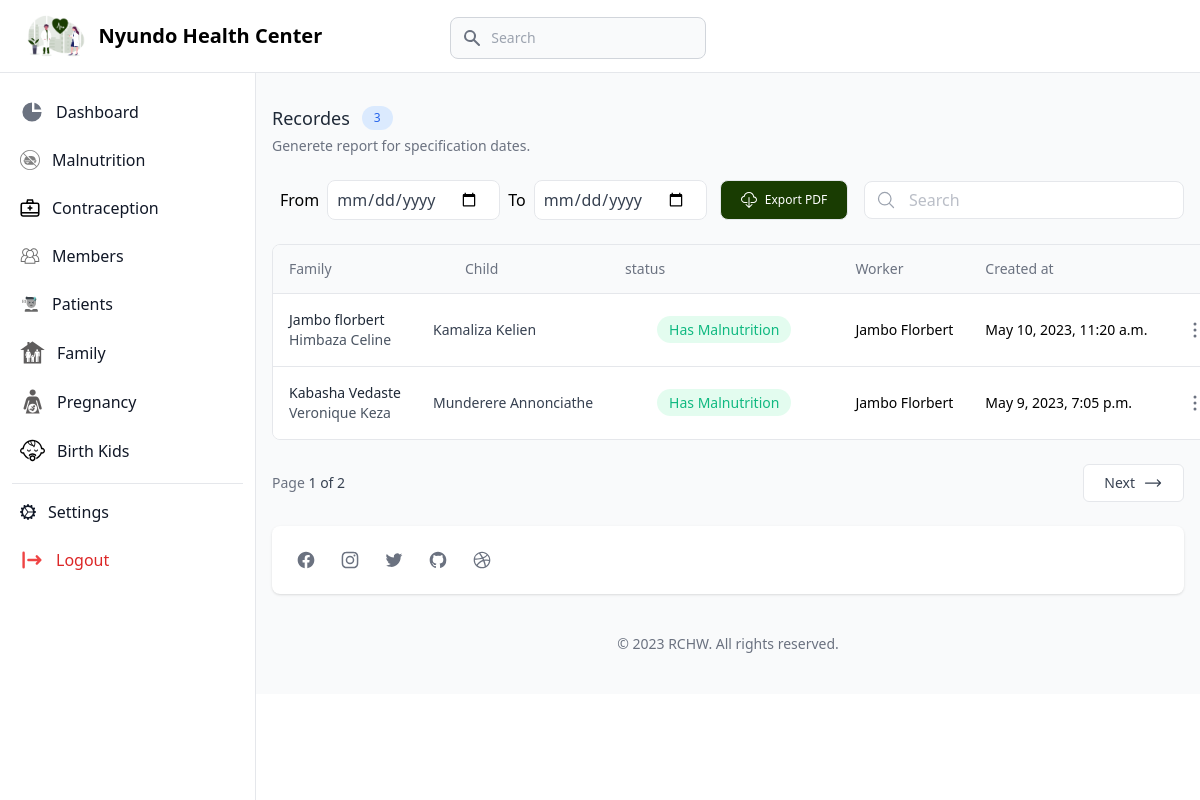
The page /malnutrition/ (signed in) on the database as committed earlier.
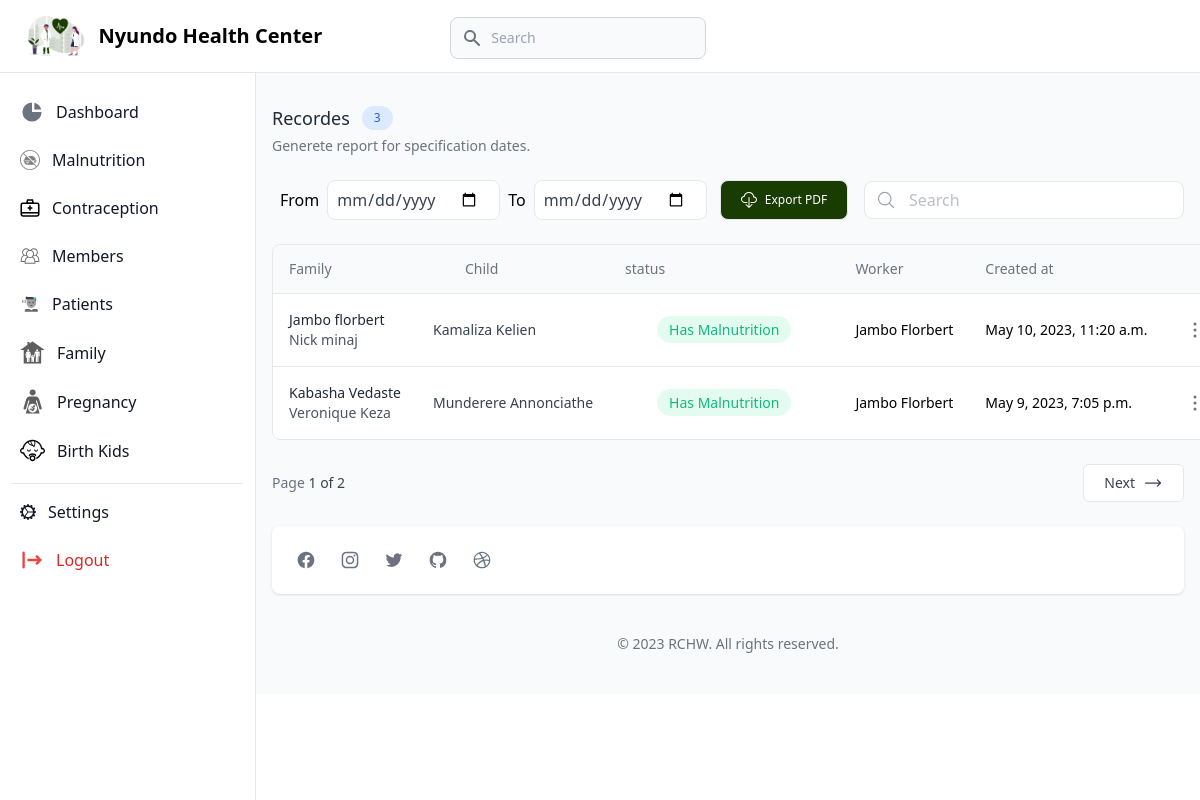
The same page on the database as committed later.
### home/models.py (models this page shows, shortened)
class Malnutrition(models.Model):
    id = models.UUIDField(default=uuid.uuid4, primary_key=True, editable=False)
    family=models.ForeignKey(HouseHold,related_name='family_malnutrition',on_delete=models.CASCADE)
    child_full_name=models.CharField(max_length=250)
    has_malnutrition=models.BooleanField(default=True)
    worker=models.ForeignKey(User,related_name='umujyanama_malnutrition',on_delete=models.CASCADE)
    created_on = models.DateTimeField(_("created on"), auto_now_add=True)
    class Meta:
        verbose_name = _("Child  Malnutrition")
        verbose_name_plural = _("Children  Malnutrition")
        ordering = ('child_full_name',)

class HouseHold(models.Model):
    id = models.UUIDField(default=uuid.uuid4, primary_key=True, editable=False)
    father_full_name=models.CharField(max_length=250)
    father_id_no= models.CharField(_("father_identification_number"),max_length=16)
    mother_full_name=models.CharField(max_length=250)
    mother_id_no= models.CharField(_("mother_identification_number"),max_length=16)
    number_child=models.IntegerField(default=0)
    phone_number=models.CharField(max_length=16)
    worker=models.ForeignKey(User,related_name='umujyanama_family',on_delete=models.CASCADE)
    village=models.ForeignKey(Village,related_name='family_village',on_delete=models.CASCADE)
    created_on = models.DateTimeField(_("created on"), auto_now_add=True)
    class Meta:
        verbose_name = _("House Hold")
        verbose_name_plural = _("House Hold")
        ordering = ('father_full_name',)

### accounts/models.py (models this page shows, shortened)
class User(AbstractBaseUser, PermissionsMixin):
    ADMIN="ADMIN"
    UMUJYANAMA="UMUJYANAMA"
    HC="HC"
    STAFF="STAFF"
    RSSB="RSSB"
    RAMA="RAMA"
    USER_TYPE_CHOICE = (
        (ADMIN,"Super User"),
        (STAFF,"Staff User"),
        (UMUJYANAMA,"Umujyana"),
        (HC,"Health Center"),
    )
    id = models.UUIDField(default=uuid.uuid4, primary_key=True, editable=False)
    email = models.EmailField("email address", max_length=255, unique=True,blank=True,null=True)
    full_name = models.CharField(_("full name"), max_length=100)
    username = models.CharField(_("username"), max_length=100, unique=True)
    phone_number = models.CharField(
        _("phone number"), max_length=255,unique=True
    )
    identification_number= models.CharField(_("identification_number"),max_length=255)
    user_type = models.CharField(
        _("user type"), choices=USER_TYPE_CHOICE, max_length=50, default=UMUJYANAMA
    )
    is_active = models.BooleanField(_("is active"), default=True)
    is_staff = models.BooleanField(_("staff"), default=False)
    is_first_login = models.BooleanField(_("staff"), default=True)
    admin = models.BooleanField(_("admin"), default=False)  # a admin
    created_on = models.DateTimeField(_("created on"), auto_now_add=True)
    objects = UserManager()
    USERNAME_FIELD = _("username")
    REQUIRED_FIELDS = ["email","full_name"]
    def __str__(self):  # __unicode__ on Python 2O
        return self.full_name
    @property
    def clinic_members(self):
        return self.clinic.members.all()

### accounts/decoration.py (the view)
    def wrap(request, *args, **kwargs):
        if request.user.user_type ==User.HC:
            return function(request, *args, **kwargs)
        else:
            raise PermissionDenied

### accounts/decoration.py (called while the page is built)
def is_health_center(function):
    def wrap(request, *args, **kwargs):
        if request.user.user_type ==User.HC:
            return function(request, *args, **kwargs)
        else:
            raise PermissionDenied
    wrap.__doc__ = function.__doc__
    wrap.__name__ = function.__name__
    return wrap

### healthCenter/views.py (called while the page is built, shortened)
@is_health_center
def malnutrition(request):
    memebrs=request.user.clinic_members
    all_mal=Malnutrition.objects.filter(worker__in=memebrs,has_malnutrition=True)
    paginator=Paginator(all_mal, 2)
    page_number = request.GET.get("page")
    page_obj = paginator.get_page(page_number)
    context={
        "all_mal":page_obj,
        "page_number":page_number,
        "count":paginator.num_pages,
        "c_record":all_mal.count()
    }
    return render(request,'healtfeature/malnutrition.html',context)

### healthCenter/templates/healtfeature/malnutrition.html (shortened to what the changed rows need)
{% extends 'base/healthCenter/base.html'%}
{% block main%}
<section class="container px-4 mx-auto mt-10">
    <div class="sm:flex sm:items-center sm:justify-between">
        <div>
            <div class="flex items-center gap-x-3">
                <h2 class="text-lg font-medium text-gray-800 ">Recordes</h2>
            </div>
        </div>
    </div>
    <div class="flex flex-col mt-6">
        <div class="-mx-4 -my-2 overflow-x-auto sm:-mx-6 lg:-mx-8">
            <div class="inline-block min-w-full py-2 align-middle md:px-6 lg:px-8">
                <div class="overflow-hidden border border-gray-200 dark:border-gray-700 md:rounded-lg">
                    <table class="min-w-full divide-y divide-gray-200 dark:divide-gray-700">
                        <thead class="bg-gray-50 dark:bg-gray-800">
                            <tr>
                                <th scope="col" class="py-3.5 px-4 text-sm font-normal text-left rtl:text-right text-gray-500 dark:text-gray-400">
                                    <button class="flex items-center gap-x-3 focus:outline-none">
                                        <span>Family</span>
                                    </button>
                                </th>
                                <th scope="col" class="px-12 py-3.5 text-sm font-normal text-left rtl:text-right text-gray-500 dark:text-gray-400">
                                    Child
                                </th>
                                <th scope="col" class="px-4 py-3.5 text-sm font-normal text-left rtl:text-right text-gray-500 dark:text-gray-400">
                                    status
                                </th>
                                <th scope="col" class="px-4 py-3.5 text-sm font-normal text-left rtl:text-right text-gray-500 dark:text-gray-400">Worker</th>
                                <th scope="col" class="px-4 py-3.5 text-sm font-normal text-left rtl:text-right text-gray-500 dark:text-gray-400">Created at</th>
                                <th scope="col" class="relative py-3.5 px-4">
                                </th>
                            </tr>
                        </thead>
                        <tbody class="bg-white divide-y divide-gray-200 dark:divide-gray-700 dark:bg-gray-900">
                            {% for contact in all_mal %}
                            <tr>
                                <td class="px-4 py-4 text-sm font-medium whitespace-nowrap">
                                    <div>
                                        <h2 class="font-medium text-gray-800 dark:text-white ">{{contact.family.father_full_name}}</h2>
                                        <p class="text-sm font-normal text-gray-600 dark:text-gray-400">{{contact.family.mother_full_name}}</p>
                                    </div>
                                </td>
                                <td class="px-4 py-4 text-sm whitespace-nowrap">
                                    <div>
                                        <h4 class="text-gray-700 dark:text-gray-200">{{contact.child_full_name}}</h4>
                                    </div>
                                </td>
                                <td class="px-12 py-4 text-sm font-medium whitespace-nowrap">
                                    <div class="inline px-3 py-1 text-sm font-normal rounded-full text-emerald-500 gap-x-2 bg-emerald-100/60 dark:bg-gray-800">
                                       Has Malnutrition
                                    </div>
                                </td>
                                <td class="px-4 py-4 text-sm whitespace-nowrap">
                                    <div class="flex items-center">
                                       {{contact.worker}}
                                    </div>
                                </td>
                                <td class="px-4 py-4 text-sm whitespace-nowrap">
                                    {{contact.created_on}}
                                </td>
                                <td class="px-4 py-4 text-sm whitespace-nowrap">
                                    <button class="px-1 py-1 text-gray-500 transition-colors duration-200 rounded-lg dark:text-gray-300 hover:bg-gray-100">
                                    </button>
                                </td>
                            </tr>
                            {% endfor %}
                        </tbody>
                    </table>
                </div>
            </div>
        </div>
    </div>
</section>
{% endblock%}

Rows that differ between the two databases and show on the page:
changed through a linked row, Malnutrition "Kamaliza Kelien": family.mother_full_name "Himbaza Celine" → "Nick minaj"
